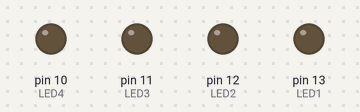
Simulated run of this sketch. Board: Arduino Uno, built with avr-gcc and run on an emulated ATmega328P. Parts: output pins drawn as LEDs (lit = HIGH).

Above: at 0.5 s.
At 1.5 s:
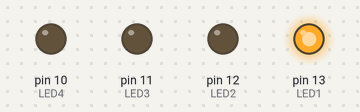
At 3.5 s:
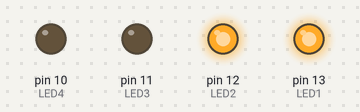
At 6.5 s:
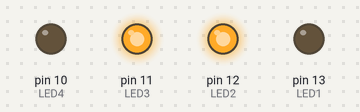
At 9.5 s:
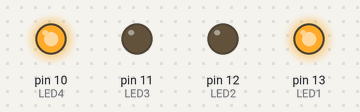
At 13.5 s:
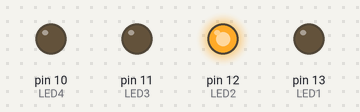
Timing chart, 0 to 14.3 s (numbered marks = the images above):
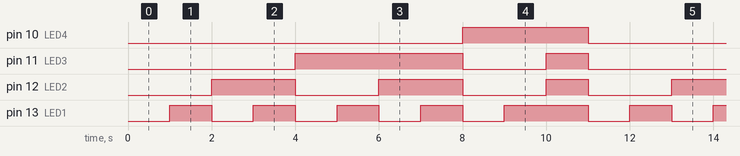

Measured:
- by itself, pin 10 (LED4): alternates HIGH for 3.0 s and LOW for 8.0 s
- by itself, pin 11 (LED3): repeats every 11.0 s: LOW 2.0 s, HIGH 1.0 s, LOW 4.0 s, HIGH 4.0 s
- by itself, pin 12 (LED2): repeats every 11.0 s: LOW 2.0 s, HIGH 2.0 s, LOW 2.0 s, HIGH 1.0 s, LOW 2.0 s, HIGH 2.0 s
- by itself, pin 13 (LED1): repeats every 11.0 s: 3 × (LOW 1.0 s, HIGH 1.0 s), LOW 1.0 s, HIGH 2.0 s, LOW 1.0 s, HIGH 1.0 s

The sketch:

Binaarilaskuri_A.ino
```cpp
#define LED1 13
#define LED2 12
#define LED3 11
#define LED4 10

#define LEDON HIGH
#define LEDOFF LOW

#define viive 1000


void setup() {
  pinMode(LED1, OUTPUT);
  pinMode(LED2, OUTPUT);
  pinMode(LED3, OUTPUT);
  pinMode(LED4, OUTPUT);
  Serial.begin(9600);
}

void turnOn(int led){
  digitalWrite(led, LEDON);
}

void turnOff(int led){
  digitalWrite(led, LEDOFF);
}

void nolla (){
  turnOff (LED1);
  turnOff (LED2);
  turnOff (LED3);
  turnOff (LED4);
}

void yksi(){
  turnOn  (LED1);
  turnOff (LED2);
  turnOff (LED3);
  turnOff (LED4);
}

void kaksi(){
  turnOff (LED1);
  turnOn  (LED2);
  turnOff (LED3);
  turnOff (LED4);
}

void kolme(){
  turnOn  (LED1);
  turnOn  (LED2);
  turnOff (LED3);
  turnOff (LED4);
}

void nelja(){
  turnOff (LED1);
  turnOff (LED2);
  turnOn  (LED3);
  turnOff (LED4);
}

void viisi(){
  turnOn  (LED1);
  turnOff (LED2);
  turnOn  (LED3);
  turnOff (LED4);
}

void kuusi(){
  turnOff (LED1);
  turnOn  (LED2);
  turnOn  (LED3);
  turnOff (LED4);
}

void seiska(){
  turnOn  (LED1);
  turnOn  (LED2);
  turnOn  (LED3);
  turnOff (LED4);
}

void kasi(){
  turnOff (LED1);
  turnOff (LED2);
  turnOff (LED3);
  turnOn  (LED4);
}

void ysi(){
  turnOn  (LED1);
  turnOff (LED2);
  turnOff (LED3);
  turnOn  (LED4);
}

void kymppi() {
  turnOn  (LED1);
  turnOn  (LED2);
  turnOn  (LED3);
  turnOn  (LED4);
}

void loop() {
  nolla();
  delay(viive);
  yksi();
  delay(viive);
  kaksi();
  delay(viive);
  kolme();
  delay(viive);
  nelja();
  delay(viive);
  viisi();
  delay(viive);
  kuusi();
  delay(viive);
  seiska();
  delay(viive);
  kasi();
  delay(viive);
  ysi();
  delay(viive);
  kymppi();
  delay(viive);
}
```
